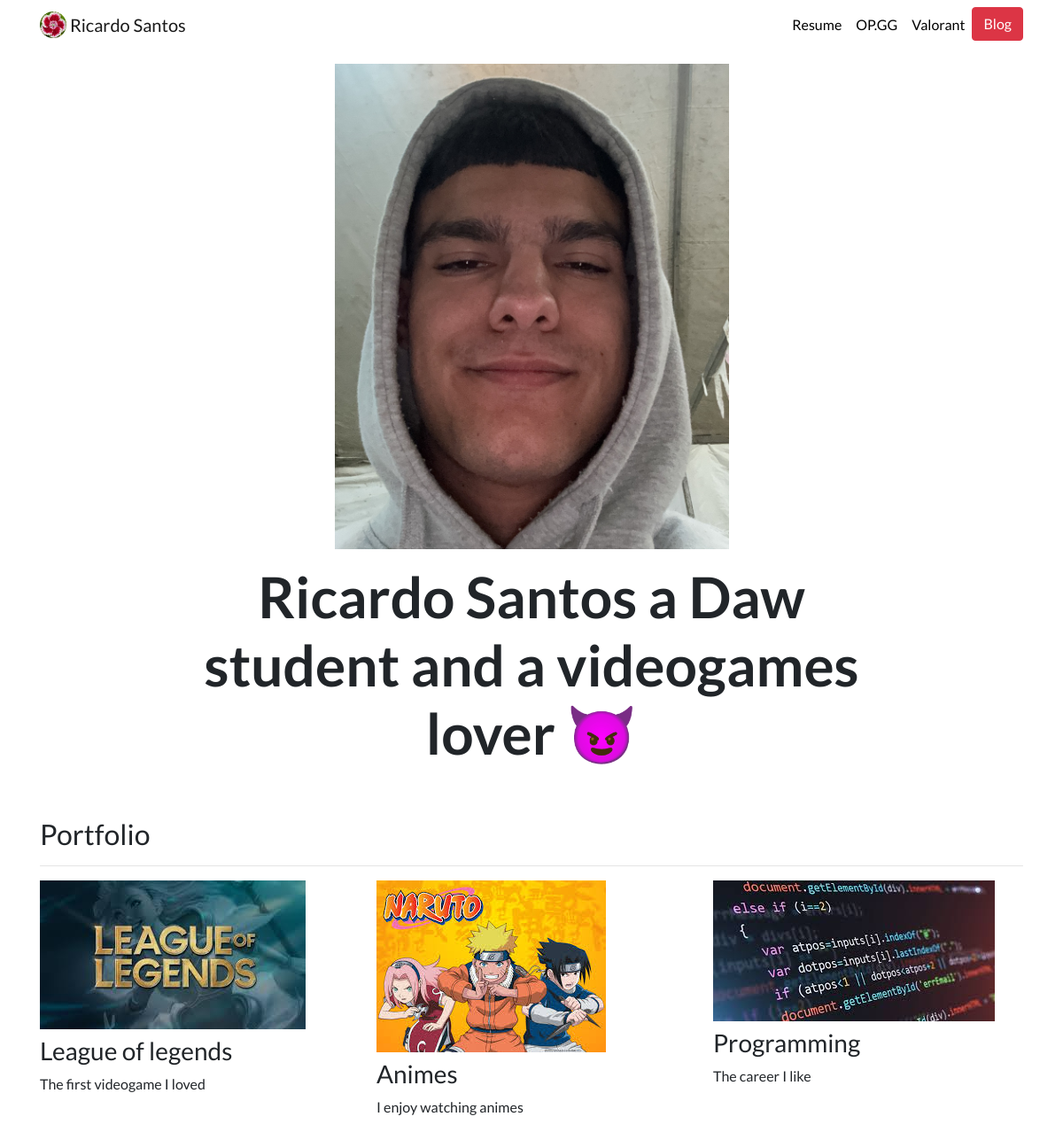
The page / on the database its author committed.
### portfolio/models.py (models this page shows, shortened)
class Project(models.Model):
    title = models.CharField(max_length=100)
    description = models.CharField(max_length=250)
    image = models.ImageField(upload_to='portfolio/images')
    url = models.URLField(blank=True)

### portfolio/views.py (the view)
# urls.py: 2. Add a URL to urlpatterns:  path('', views.home, name='home')
def home(request):
    projects = Project.objects.all()
    return render(request,'portfolio/home.html',{'projects':projects})

### portfolio/templates/portfolio/home.html
{% extends "portfolio/base.html" %} {% load static %} {% block content %}
<div class="row justify-content-center my-3">
  <div class="col-5">
    <img src="{% static 'portfolio/personalImage.jpeg' %}" class="img-fluid" />
  </div>
</div>
<div class="row justify-content-center mb-3">
  <div class="col-md-9 text-center">
    <h1 id="hometext" class="font-weight-bold">
      Ricardo Santos a Daw student and a videogames lover 😈
    </h1>
  </div>
</div>
<h2 class="mt-5">Portfolio</h2>
<hr />
<div class="row">
  {% for project in projects %}
  <div class="col-lg-4 col-md-6">
    {% if project.url %}
    <a href="{{ project.url }}">
      <img src="{{ project.image.url }}" class="img-fluid mb-2" />
    </a>
    {% else %}
    <img src="{{ project.image.url }}" class="img-fluid mb-2" />
    {% endif %}
    <h3>{{ project.title }}</h3>
    <p>{{ project.description }}</p>
  </div>
  {% endfor %}
</div>
{% endblock %}

### portfolio/templates/portfolio/base.html (shortened to what this page needs)
{% load static %}
<!doctype html>
<html lang="en">
<head>
  <link rel="stylesheet" href="https://stackpath.bootstrapcdn.com/bootstrap/4.4.1/css/bootstrap.min.css">
  <link rel="stylesheet" href="{% static "portfolio/custom.css" %}">
</head>
<body>
  <nav id="topNav" class="navbar navbar-expand-md navbar-light">
    <div class="container">
      <a class="navbar-brand" href="{% url 'home' %}">
        <img src="{% static "portfolio/Logo.png" %}" width="30" height="30" class="d-inline-block align-top" alt="Nick's Logo">
        <span>Ricardo Santos</span>
      </a>
      <div class="collapse navbar-collapse text-center" id="navbarNav">
        <ul class="navbar-nav ml-auto">
          <li class="nav-item">
            <a class="nav-link" href="{% static "portfolio/descargable.pdf" %}">Resume</a>
          </li>
          <li class="nav-item">
            <a class="nav-link" href="https://www.op.gg/summoners/euw/T1%20maracuchuuu-EUW" target="_blank">OP.GG</a>
          </li>
          <li class="nav-item">
            <a class="nav-link" href="https://tracker.gg/valorant/profile/riot/t1%20maracuchuuu%23EUW/overview" target="_blank">Valorant</a>
          </li>
          <li>
            <a role="button" href="{% url 'blog:all_blogs' %}" class="btn btn-danger">Blog</a>
          </li>
        </ul>
      </div>
    </div>
  </nav>
  <div class="container">
    {% block content %}{% endblock %}
  </div>
</body>
</html>

### portfolio/static/portfolio/custom.css (style rules this page uses)
.navbar-nav .nav-link { color: rgba(0,0,0,1) !important; }
body { font-family: 'Lato', sans-serif; }
@media (min-width: 992px) { #hometext { font-size: 4rem; } }

### rows shown on the page
Project: image (picture), title "League of legends", description "The first videogame I loved"
Project: image (picture), title "Animes", description "I enjoy watching animes"
Project: image (picture), title "Programming", description "The career I like"
